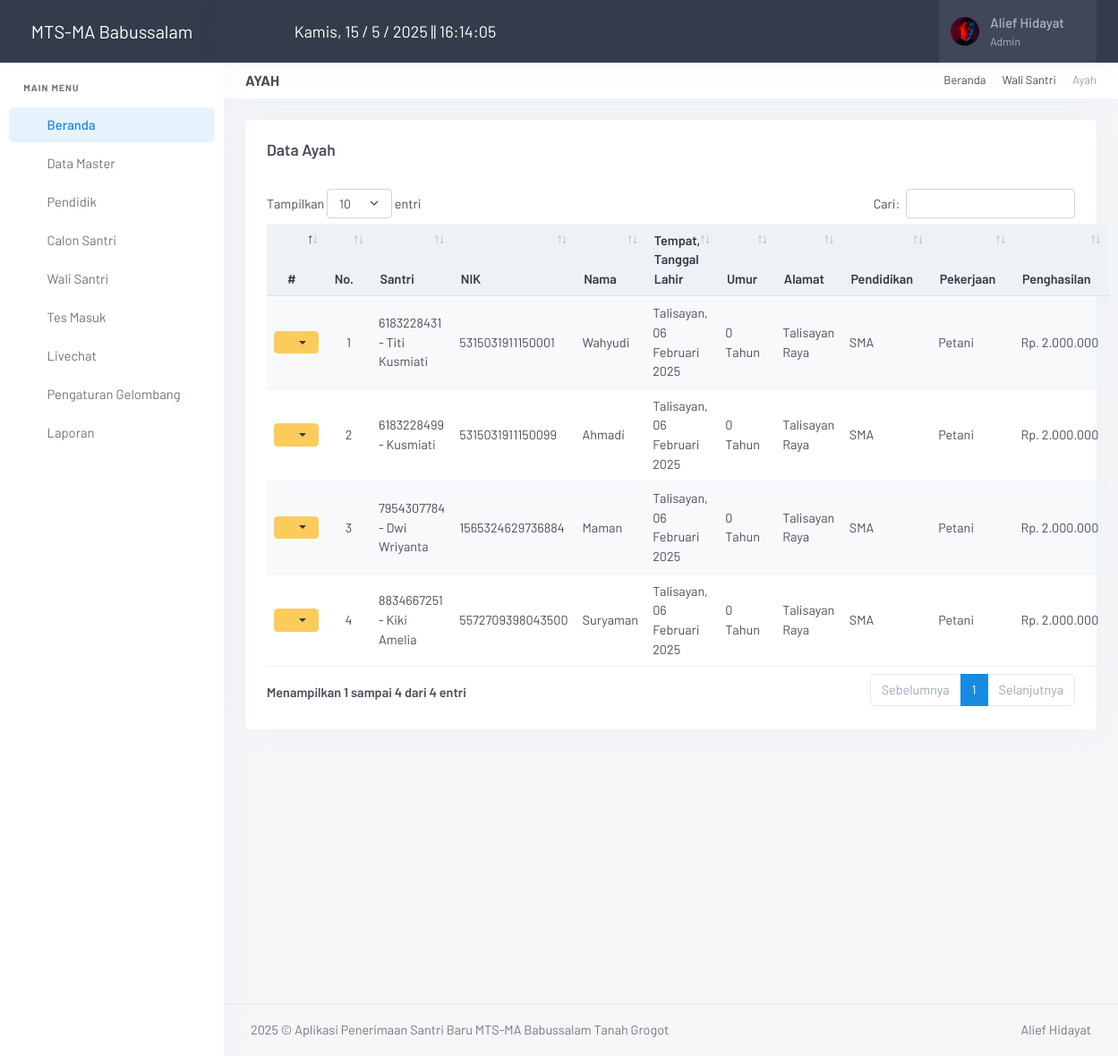
The app's page /admin/index.php?page=ayah (signed in), older data.
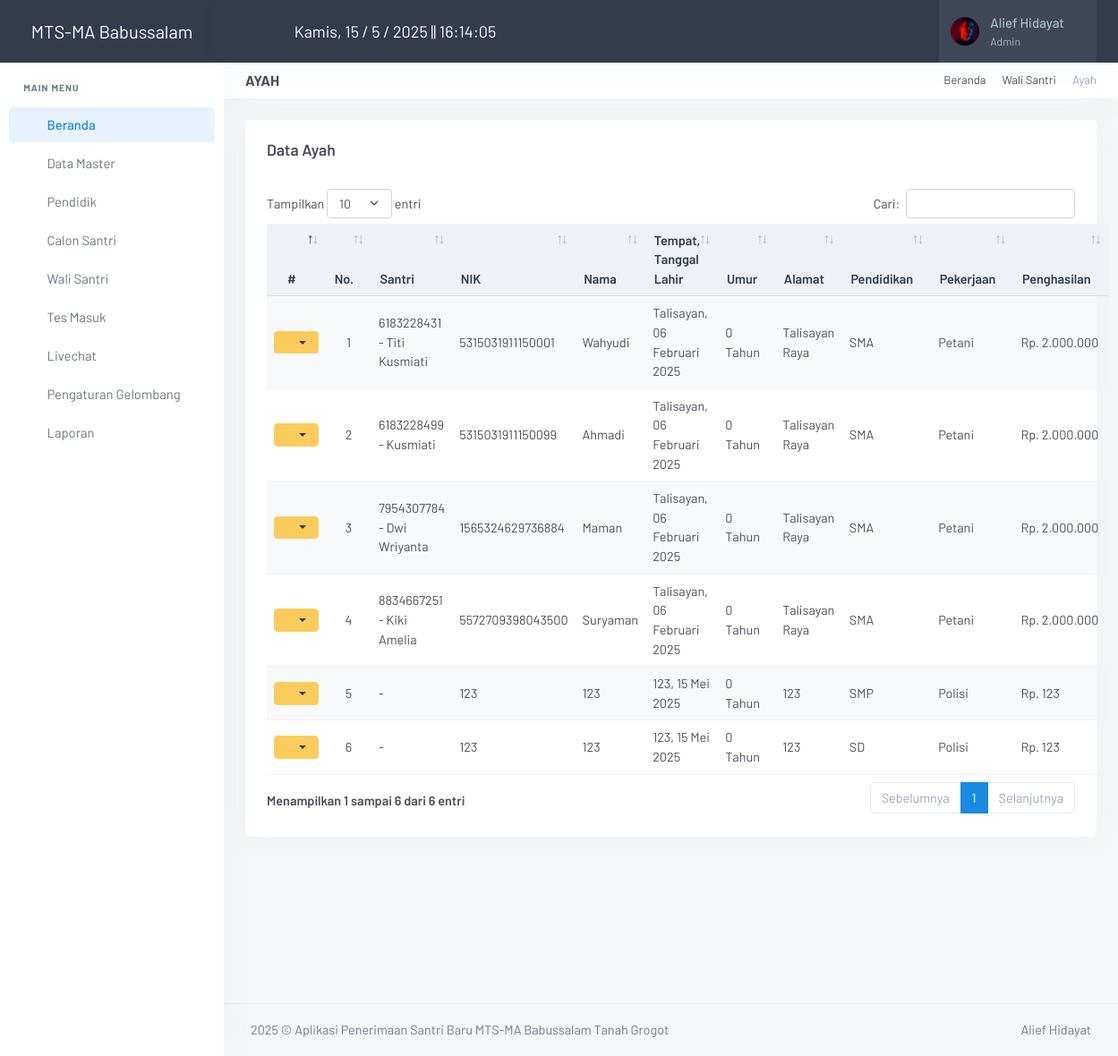
The same page, newer data.
### tables this page shows
CREATE TABLE `meta` (
  `id_meta` int(11) NOT NULL,
  `instansi` varchar(255) DEFAULT NULL,
  `telp` varchar(50) DEFAULT NULL,
  `email` varchar(255) DEFAULT NULL,
  `alamat` text DEFAULT NULL,
  `logo` varchar(255) DEFAULT NULL,
  `pimpinan` varchar(255) DEFAULT NULL,
  `singkat` varchar(100) NOT NULL
);

CREATE TABLE `ayah` (
  `id_ayah` int(11) NOT NULL,
  `nisn` varchar(20) NOT NULL,
  `nama_ayah` varchar(255) NOT NULL,
  `nik_ayah` varchar(16) NOT NULL,
  `tmp_ayah` varchar(100) NOT NULL,
  `tgl_ayah` date NOT NULL,
  `alamat_ayah` text NOT NULL,
  `id_pendidikan_ayah` int(11) NOT NULL,
  `id_pekerjaan_ayah` int(11) NOT NULL,
  `penghasilan_ayah` int(11) NOT NULL
);

CREATE TABLE `calon_santri` (
  `nisn` varchar(20) NOT NULL,
  `tgl_santri` date NOT NULL,
  `jenjang` varchar(100) NOT NULL,
  `nama_lengkap` varchar(255) NOT NULL,
  `nama_panggilan` varchar(100) NOT NULL,
  `jk` varchar(15) NOT NULL,
  `tmp` varchar(255) NOT NULL,
  `tgl` date NOT NULL,
  `anak_ke` int(2) NOT NULL,
  `jumlah_saudara` int(2) DEFAULT NULL,
  `tinggi` float DEFAULT NULL,
  `berat` float DEFAULT NULL,
  `id_darah` int(11) NOT NULL,
  `riwayat_penyakit` text NOT NULL,
  `provinsi` varchar(100) NOT NULL,
  `kabupaten` varchar(100) NOT NULL,
  `kecamatan` varchar(100) NOT NULL,
  `desa` varchar(100) NOT NULL,
  `alamat` text NOT NULL,
  `notelp` varchar(15) DEFAULT NULL,
  `tempat_tinggal` varchar(255) NOT NULL,
  `jarak` varchar(20) DEFAULT NULL,
  `sekolah_asal` varchar(255) NOT NULL,
  `tgl_ijazah` date NOT NULL,
  `no_ijazah` varchar(20) NOT NULL,
  `lama_belajar` varchar(5) NOT NULL,
  `status_santri` varchar(100) DEFAULT NULL,
  `password_santri` varchar(100) DEFAULT NULL,
  `gelombang_id` varchar(20) NOT NULL
);

CREATE TABLE `pendidikan` (
  `id_pendidikan` int(11) NOT NULL,
  `pendidikan` varchar(100) NOT NULL
);

CREATE TABLE `pekerjaan` (
  `id_pekerjaan` int(11) NOT NULL,
  `pekerjaan` varchar(100) NOT NULL
);

### admin/inc/koneksi.php (called while the page is built, shortened)
<?php
	$con = mysqli_connect("localhost","root","","db_santri");
?>
<?php $ambil_meta=$con->query("SELECT * FROM meta"); ?>
<?php $meta = $ambil_meta->fetch_assoc(); ?>

### admin/inc/tanggal.php (called while the page is built, shortened)
<?php
function tgl_indo($tgl){
    $tanggal = substr($tgl,8,2);
    $bulan   = getBulan(substr($tgl,5,2));
    $tahun   = substr($tgl,0,4);
    return $tanggal.' '.$bulan.' '.$tahun;
}
function getBulan($bln){
    switch ($bln){
        case 2: return "Februari"; break;
        case 5: return "Mei"; break;
        case 11: return "November"; break;
    }
}
?>

### admin/page/ayah/ayah.php (the view, shortened to what this page needs)
<div class="page-title-head d-flex align-items-center gap-2">
    <div class="flex-grow-1">
        <h4 class="fs-16 text-uppercase fw-bold mb-0">Ayah</h4>
    </div>
    <div class="text-end">
        <ol class="breadcrumb m-0 py-0 fs-13">
            <li class="breadcrumb-item"><a href="javascript: void(0);">Beranda</a></li>
            <li class="breadcrumb-item"><a href="javascript: void(0);">Wali Santri</a></li>
            <li class="breadcrumb-item active">Ayah</li>
        </ol>
    </div>
</div>
<div class="row">
    <div class="col-12">
        <div class="card">
            <div class="card-body">
                <h4 class="header-title mb-2">
                    Data Ayah
                </h4>
                <br>
                <table id="dtTabel" class="table table-striped table-sm w-100">
                    <thead class="table-light">
                        <tr>
                            <th width="10" class="text-center">#</th>
                            <th width="5" class="text-center">No.</th>
                            <th>Santri</th>
                            <th>NIK</th>
                            <th>Nama</th>
                            <th>Tempat, Tanggal Lahir</th>
                            <th>Umur</th>
                            <th>Alamat</th>
                            <th>Pendidikan</th>
                            <th>Pekerjaan</th>
                            <th>Penghasilan</th>
                        </tr>
                    </thead>
                    <tbody>
                        <?php
                        $nomor = 1;
                        $ambil = $con->query("SELECT
                                                    ayah.nisn,
                                                    ayah.id_ayah,
                                                    ayah.nik_ayah,
                                                    ayah.nama_ayah,
                                                    ayah.tmp_ayah,
                                                    ayah.tgl_ayah,
                                                    ayah.alamat_ayah,
                                                    ayah.penghasilan_ayah,
                                                    ayah.id_pendidikan_ayah,
                                                    ayah.id_pekerjaan_ayah,
                                                    calon_santri.nisn,
                                                    calon_santri.nama_lengkap AS nama_santri,
                                                    pendidikan.pendidikan,
                                                    pekerjaan.pekerjaan,
                                                    TIMESTAMPDIFF(YEAR, ayah.tgl_ayah, CURDATE()) AS umur
                                                FROM ayah
                                                LEFT JOIN calon_santri ON ayah.nisn = calon_santri.nisn
                                                LEFT JOIN pendidikan ON ayah.id_pendidikan_ayah = pendidikan.id_pendidikan
                                                LEFT JOIN pekerjaan ON ayah.id_pekerjaan_ayah = pekerjaan.id_pekerjaan
                                                ORDER BY ayah.id_ayah ASC;");
                        while ($row = $ambil->fetch_assoc()) {
                            $tgl = tgl_indo($row['tgl_ayah']);
                            $lahir = new DateTime($row['tgl_ayah']);
                            $sekarang = new DateTime();
                            $umur = $lahir->diff($sekarang)->y;
                            ?>
                            <tr>
                                <td class="text-center">
                                    <div class="dropdown">
                                        <button class="btn btn-warning btn-sm dropdown-toggle text-dark" type="button" id="dropdownMenuButton" data-bs-toggle="dropdown" aria-haspopup="true" aria-expanded="false">
                                            <i class="ti ti-settings"></i>
                                        </button>
                                    </div>
                                </td>
                                <td class="text-center"><?= $nomor; ?></td>
                                <td><?= $row['nisn'] . ' - ' . $row['nama_santri']; ?></td>
                                <td><?= $row['nik_ayah']; ?></td>
                                <td><?= $row['nama_ayah']; ?></td>
                                <td><?= $row['tmp_ayah'] . ', ' . $tgl; ?></td>
                                <td><?= $umur; ?> Tahun</td>
                                <td><?= $row['alamat_ayah']; ?></td>
                                <td><?= $row['pendidikan']; ?></td>
                                <td><?= $row['pekerjaan']; ?></td>
                                <td>Rp. <?= number_format($row['penghasilan_ayah'], 0, ',', '.'); ?></td>
                            </tr>
                        <?php
                        $nomor++;
                        }
                        ?>
                    </tbody>
                </table>
            </div>
        </div>
    </div>
</div>

### admin/index.php (shortened to what this page needs)
<?php
include ("inc/koneksi.php");
include ("inc/tanggal.php");
if ($_SESSION['Admin'] || $_SESSION['Pimpinan']) {
?>
<!DOCTYPE html>
<html lang="en">
<head>
    <link href="assets/vendor/jsvectormap/jsvectormap.min.css" rel="stylesheet" type="text/css">
    <link href="assets/css/vendor.min.css" rel="stylesheet" type="text/css" />
    <link href="assets/css/app.min.css" rel="stylesheet" type="text/css" id="app-style" />
    <link href="assets/css/icons.min.css" rel="stylesheet" type="text/css" />
    <link href="assets/vendor/datatables.net-bs5/css/dataTables.bootstrap5.min.css" rel="stylesheet" type="text/css" />
    <link href="assets/vendor/datatables.net-responsive-bs5/css/responsive.bootstrap5.min.css" rel="stylesheet" type="text/css" />
    <link href="assets/vendor/datatables.net-fixedcolumns-bs5/css/fixedColumns.bootstrap5.min.css" rel="stylesheet" type="text/css" />
    <link href="assets/vendor/datatables.net-fixedheader-bs5/css/fixedHeader.bootstrap5.min.css" rel="stylesheet" type="text/css" />
    <link href="assets/vendor/datatables.net-buttons-bs5/css/buttons.bootstrap5.min.css" rel="stylesheet" type="text/css" />
    <link href="assets/vendor/datatables.net-select-bs5/css/select.bootstrap5.min.css" rel="stylesheet" type="text/css" />
</head>
<body>
    <?php
    if ($_SESSION['Admin']) { $user = $_SESSION['Admin']; }
    $sql = mysqli_query($con, "SELECT * FROM admin WHERE id_admin='$user'");
    $admin = mysqli_fetch_assoc($sql);
    ?>
    <div class="wrapper">
        <?php include "menu.php" ?>
        <header class="app-topbar">
            <div class="page-container topbar-menu">
                <div class="d-flex align-items-center gap-2">
                    <button class="sidenav-toggle-button px-2">
                        <i class="ti ti-menu-deep fs-24"></i>
                    </button>
                    <div id="current-time" class="time-display text-white"></div>
                </div>
                <div class="d-flex align-items-center gap-2">
                    <div class="topbar-item d-none d-sm-flex">
                        <button class="topbar-link" data-bs-toggle="offcanvas" data-bs-target="#theme-settings-offcanvas" type="button">
                            <i class="ti ti-settings fs-22"></i>
                        </button>
                    </div>
                    <div class="topbar-item d-none d-sm-flex">
                        <button class="topbar-link" id="light-dark-mode" type="button">
                            <i class="ti ti-moon fs-22"></i>
                        </button>
                    </div>
                    <div class="topbar-item nav-user">
                        <div class="dropdown">
                            <a class="topbar-link dropdown-toggle drop-arrow-none px-2" data-bs-toggle="dropdown" data-bs-offset="0,19" type="button" aria-haspopup="false" aria-expanded="false">
                                <img src="assets/gambar/admin/<?= $admin['foto'] ?>" width="32" class="rounded-circle me-lg-2 d-flex" alt="user-image">
                                <span class="d-lg-flex flex-column gap-1 d-none">
                                    <h5 class="my-0"><?= $admin['nama'] ?></h5>
                                    <h6 class="my-0 fw-normal"><?= $admin['level'] ?></h6>
                                </span>
                                <i class="ti ti-chevron-down d-none d-lg-block align-middle ms-2"></i>
                            </a>
                        </div>
                    </div>
                </div>
            </div>
        </header>
        <div class="page-content">
            <div class="page-container">
                <?php
                $page = $_GET['page'];
                $aksi = $_GET['aksi'];
                if ($page == "ayah")
                {
                    if ($aksi == "") { include "page/ayah/ayah.php"; }
                }
                ?>
            </div>
            <footer class="footer">
                <div class="page-container">
                    <div class="row">
                        <div class="col-md-8 text-center text-md-start">
                            <script>document.write(new Date().getFullYear())</script> © Aplikasi Penerimaan Santri Baru <?= $meta['instansi'] ?> Tanah Grogot</span>
                        </div>
                        <div class="col-md-4">
                            <div class="text-md-end footer-links d-none d-md-block">
                                <a href="javascript: void(0);">Alief Hidayat</a>
                            </div>
                        </div>
                    </div>
                </div>
            </footer>
        </div>
    </div>
</body>
</html>
<?php
}else{
    echo '<script language="javascript">alert("Anda belum login, Klik OK untuk Login"); document.location="login.php";</script>';
    }
?>

### admin/menu.php (shortened to what this page needs)
<div class="sidenav-menu">
    <a href="index.php" class="logo">
        <span class="logo-light">
            <span class="logo-lg text-white" style="font-size: 20px;"><?= $meta['instansi'] ?></span>
        </span>
    </a>
    <div data-simplebar>
        <ul class="side-nav table-responsive">
            <li class="side-nav-title">Main Menu</li>
            <li class="side-nav-item">
                <a href="index.php" class="side-nav-link">
                    <span class="menu-icon"><i class="ti ti-home"></i></span>
                    <span class="menu-text"> Beranda </span>
                </a>
            </li>
            <li class="side-nav-item">
                <a data-bs-toggle="collapse" href="#sidebarDTMaster" aria-expanded="false" aria-controls="sidebarDTMaster"
                    class="side-nav-link">
                    <span class="menu-icon"><i class="ti ti-database"></i></span>
                    <span class="menu-text"> Data Master</span>
                    <span class="menu-arrow"></span>
                </a>
            </li>
            <li class="side-nav-item">
                <a href="?page=pendidik" class="side-nav-link">
                    <span class="menu-icon"><i class="ti ti-user"></i></span>
                    <span class="menu-text"> Pendidik </span>
                </a>
            </li>
            <li class="side-nav-item">
                <a data-bs-toggle="collapse" href="#sidebarCsantri" aria-expanded="false" aria-controls="sidebarCsantri"
                    class="side-nav-link">
                    <span class="menu-icon"><i class="ti ti-users"></i></span>
                    <span class="menu-text"> Calon Santri</span>
                    <span class="menu-arrow"></span>
                </a>
            </li>
            <li class="side-nav-item">
                <a data-bs-toggle="collapse" href="#sidebarWaliSantri" aria-expanded="false" aria-controls="sidebarWaliSantri"
                    class="side-nav-link">
                    <span class="menu-icon"><i class="ti ti-users"></i></span>
                    <span class="menu-text"> Wali Santri</span>
                    <span class="menu-arrow"></span>
                </a>
            </li>
            <li class="side-nav-item">
                <a href="?page=tes_masuk" class="side-nav-link">
                    <span class="menu-icon"><i class="ti ti-edit"></i></span>
                    <span class="menu-text"> Tes Masuk </span>
                </a>
            </li>
            <li class="side-nav-item">
                <a href="?page=livechat" class="side-nav-link">
                    <span class="menu-icon"><i class="ti ti-message-circle"></i></span>
                    <span class="menu-text"> Livechat </span>
                </a>
            </li>
            <li class="side-nav-item">
                <a href="?page=pengaturan_gelombang" class="side-nav-link">
                    <span class="menu-icon"><i class="ti ti-message-circle"></i></span>
                    <span class="menu-text"> Pengaturan Gelombang </span>
                </a>
            </li>
            <li class="side-nav-item">
                <a data-bs-toggle="collapse" href="#sidebarLaporan" aria-expanded="false" aria-controls="sidebarLaporan"
                    class="side-nav-link">
                    <span class="menu-icon"><i class="ti ti-printer"></i></span>
                    <span class="menu-text"> Laporan</span>
                    <span class="menu-arrow"></span>
                </a>
            </li>
        </ul>
    </div>
</div>

### admin/index.php (style rules this page uses)
.sidenav-toggle-button, .topnav-toggle-button { background-color: transparent; border: none; cursor: pointer; }
.time-display { font-size: 18px; }

Row changes from the older to the newer data that the page shows:
added ayah: nik_ayah "123", nama_ayah "123", tmp_ayah "123", tgl_ayah "15 Mei 2025", alamat_ayah "123", pendidikan.pendidikan "SMP", pekerjaan.pekerjaan "Polisi", penghasilan_ayah "123"
added ayah: nik_ayah "123", nama_ayah "123", tmp_ayah "123", tgl_ayah "15 Mei 2025", alamat_ayah "123", pendidikan.pendidikan "SD", pekerjaan.pekerjaan "Polisi", penghasilan_ayah "123"
Text that changed along with them:
text written by a page script: "Tampilkan entri Cari: Menampilkan 1 sampai 4 dari 4 entri Sebelumnya 1 Selanjutnya" → "Tampilkan entri Cari: Menampilkan 1 sampai 6 dari 6 entri Sebelumnya 1 Selanjutnya"
